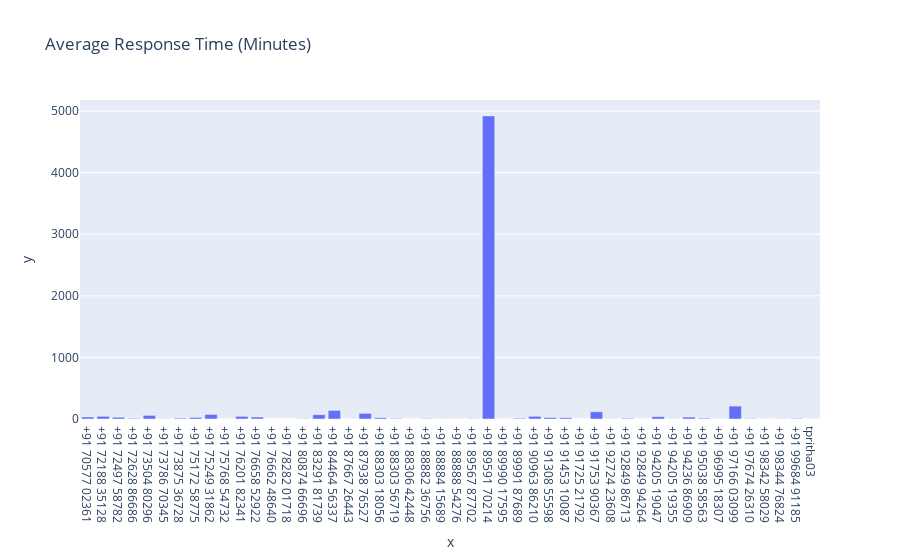

The notebook cell saved with this chart:
### Code cell
# Step 3: Response Time Analysis
df['response_time'] = df['timestamp'].diff().dt.total_seconds() / 60
avg_response_time = df.groupby('user')['response_time'].mean().dropna()
fig = px.bar(x=avg_response_time.index, y=avg_response_time.values, title="Average Response Time (Minutes)")
fig.show()

### Figure 1 — Plotly figure (JSON) as saved in the notebook; plotly's stock layout.template omitted (floating-point values rounded to 4 significant figures)
{"data": [{"alignmentgroup": "True", "hovertemplate": "x=%{x}<br>y=%{y}<extra></extra>", "legendgroup": "", "marker": {"color": "#636efa", "pattern": {"shape": ""}}, "name": "", "offsetgroup": "", "orientation": "v", "showlegend": false, "textposition": "auto", "type": "bar", "x": ["+91 70577 02361", "+91 72188 35128", "+91 72497 58782", "+91 72628 86686", "+91 73504 80296", "+91 73786 70345", "+91 73875 36728", "+91 75172 58775", "+91 75249 31862", "+91 75768 54732", "+91 76201 82341", "+91 76658 52922", "+91 76662 48640", "+91 78282 01718", "+91 80874 66696", "+91 83291 81739", "+91 84464 56337", "+91 87667 26443", "+91 87938 76527", "+91 88303 18056", "+91 88303 56719", "+91 88306 42448", "+91 88882 36756", "+91 88884 15689", "+91 88888 54276", "+91 89567 87702", "+91 89591 70214", "+91 89990 17595", "+91 89991 87689", "+91 90963 86210", "+91 91308 55598", "+91 91453 10087", "+91 91725 21792", "+91 91753 90367", "+91 92724 23608", "+91 92849 86713", "+91 92849 94264", "+91 94205 19047", "+91 94205 19355", "+91 94236 86909", "+91 95038 58563", "+91 96995 18307", "+91 97166 03099", "+91 97674 26310", "+91 98342 58029", "+91 98344 76824", "+91 99684 91185", "tpritha03"], "xaxis": "x", "y": [32.2, 43.42, 28.43, 9.533, 58.32, 3.615, 13.92, 25.1, 74, 0.5, 43, 32, 0.5, 0, 4.233, 69.8, 139, 0.5, 92, 20.16, 7.333, 0.5, 5.5, 2, 1.4, 4.5, 4920.0, 1, 10.83, 43.5, 24, 20.69, 0, 117.5, 1.833, 10.6, 0.2174, 38.03, 1.875, 30.81, 12, 1.442, 209.8, 5.405, 0.8667, 2.357, 8.8, 0.75], "yaxis": "y"}], "layout": {"autosize": true, "barmode": "relative", "legend": {"tracegroupgap": 0}, "title": {"text": "Average Response Time (Minutes)"}, "xaxis": {"anchor": "y", "autorange": true, "domain": [0, 1], "range": [-0.5, 47.5], "title": {"text": "x"}, "type": "category"}, "yaxis": {"anchor": "x", "autorange": true, "domain": [0, 1], "range": [0, 5179.0], "title": {"text": "y"}, "type": "linear"}}}
